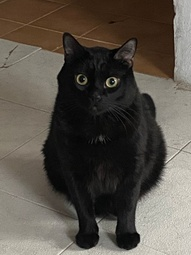
#> input picture Percepcion computacional/Actividad 1/Actividad 1/Moss.jpg, 191 x 255 px, shrunk from 602 x 803 before the run
$ jupyter execute 'Actividad 1.ipynb'
#> lines starting #> are read from the running program, lines starting #| are printed output that depends on the picture
Descripción del problema

Se eligió 3 imágenes, 2 gatos y un perro, de autoría personal, para implementar en esta solución. Bajo el esquema de grises se determino que el algoritmo que mejor podría tener un resultado positivo era la Ecualización del Histograma, el cual es una transformación que pretende obtener para una imagen un histograma con una distribución uniforme. Es decir, que exista el mismo número de píxeles para cada nivel de gris del histograma de una imagen monocroma para asi aumentar su contraste.

[cell 1]
import cv2
import numpy as np
import PIL
from PIL import Image
from matplotlib import pyplot as plt
from skimage import io

[cell 2]
y = np.zeros(256)
x = np.linspace(0,255,num=256,dtype = np.uint8)

def sacar_histograma(foto):
    ancho , alto , canales = foto.shape
    #recorre toda la imagen pixel por pixel
    for w in range(ancho):
        for h in range (alto):
            v = foto[w,h]
            #modificamos y[v] = y[v]+1;
            y[v] = y[v]+1

    plt.bar(x,y)
    plt.show()

[cell 3]
def histograma_ecualizado(foto):
    ancho , alto = foto.shape
    #recorre toda la imagen pixel por pixel
    for w in range(ancho):
        for h in range (alto):
            v = foto[w,h]
            y[v] = y[v]+1

    plt.bar(x,y)
    plt.show()

[cell 4]
def ecualizar(foto):

    #creamos un arreglo en cero con la forma de la foto
    foto_mejorada = np.zeros(foto.shape , foto.dtype)
    ancho , alto = foto.shape

    k =  255 / (ancho * alto)

    #el acumulador al momento de recorrer el histograma
    suma= 0

    for w in range(ancho):
        for h in range (alto):
            for s in range(foto[w,h]):
                suma = suma + y[s]
            foto_mejorada[w,h] = k*suma
            suma = 0

    return foto_mejorada

[cell 5]
#mconvertirmos y salvamos a Moss en escala de grises
moss =Image.open("Moss.jpg").convert('L')
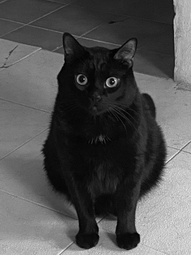
#> moss: PIL image 191x255 L; min 0, max 242, mean 82.7
moss.save('gray_Moss.jpg')

#volvemos a cargar a Moss , pero ya en gris.

moss = cv2.imread('gray_Moss.jpg')
#> moss: shape (255, 191, 3); min 0, max 248, mean 82.7
plt.title("El moss")
plt.imshow(moss)

[cell 6]
#Histograma de Moss
sacar_histograma(moss)
#> after the loop in sacar_histograma, `for w in range(ancho):`: y = 256 values, max 1145 at index 13, min 0 at index 225, mean 190.3

#mostramos a mi gato Moss
fmoss2 = plt.figure(2)
plmoss2=fmoss2.add_subplot(1,1,1)
plmoss2.imshow(moss)

[cell 7]
#ecualizacion de moss
l,a,b = cv2.split(moss)
moss_reloaded = ecualizar(l)
#> after the loop in ecualizar, `for w in range(ancho):`:
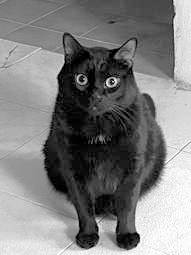
#> foto_mejorada: shape (255, 191); min 0, max 254, mean 126

#hacemos el histograma de moss con la nueva foto
#Histograma de Moss
histograma_ecualizado(moss_reloaded)
#> after the loop in histograma_ecualizado, `for w in range(ancho):`: y = 256 values, max 2090 at index 11, min 0 at index 255, mean 380.5
plt.imshow(moss_reloaded , cmap = plt.cm.gray)

[cell 8]
#mconvertirmos y salvamos a Nina en escala de grises
moss =Image.open("Nina.jpg").convert('L')
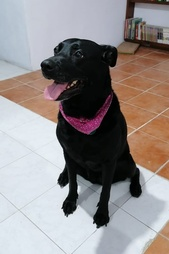
#> input picture Percepcion computacional/Actividad 1/Actividad 1/Nina.jpg, 169 x 254 px, shrunk from 532 x 798 before the run
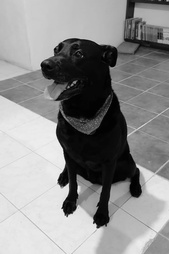
#> moss: PIL image 169x254 L; min 0, max 250, mean 140.9
moss.save('gray_Nina.jpg')

#volvemos a cargar a Nina , pero ya en gris.

nina = cv2.imread('gray_Nina.jpg')
#> nina: shape (254, 169, 3); min 0, max 255, mean 141
plt.title("La nina")
plt.imshow(nina)

[cell 9]
#Histograma de Nina
sacar_histograma(nina)

#mostramos a mi perra nina
fnina2 = plt.figure(2)
plnina2=fnina2.add_subplot(1,1,1)
plnina2.imshow(nina)

[cell 10]
#ecualizacion de nina
l,a,b = cv2.split(nina)
#> l: shape (254, 169)
nina_reloaded = ecualizar(l)
#> after the loop in ecualizar (call 2), `for w in range(ancho):`:
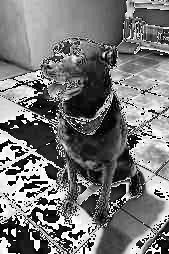
#> foto_mejorada: shape (254, 169); min 0, max 253, mean 119.4

#hacemos el histograma de moss con la nueva foto
#Histograma de Moss
histograma_ecualizado(nina_reloaded)
plt.imshow(nina_reloaded , cmap = plt.cm.gray)

[cell 11]
#mconvertirmos y salvamos a nilo en escala de grises
nilo =Image.open("Nilo.jpg").convert('L')
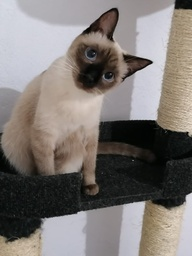
#> input picture Percepcion computacional/Actividad 1/Actividad 1/Nilo.jpg, 192 x 256 px, shrunk from 604 x 805 before the run
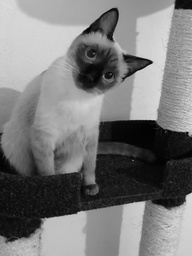
#> nilo: PIL image 192x256 L; min 1, max 223, mean 121.8
nilo.save('gray_Nilo.jpg')

#volvemos a cargar a Nilo , pero ya en gris.

nilo = cv2.imread('gray_Nilo.jpg')
#> nilo: shape (256, 192, 3); min 0, max 233, mean 121.8
plt.title("La nilo")
plt.imshow(nilo)

[cell 12]
#Histograma de Nilo
sacar_histograma(nilo)
#> after the loop in sacar_histograma (call 3), `for w in range(ancho):`: y = 256 values, max 3708 at index 16, min 2 at index 255, mean 907.9
#> in sacar_histograma (call 3), `plt.show()`:
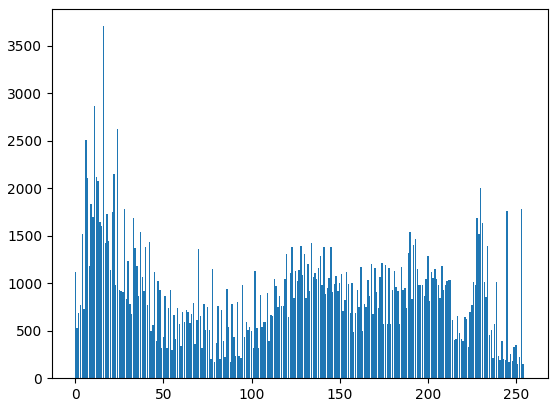
#> figure drawn by matplotlib, 1 panel; tallest bar 3708 high, from x = 15.6 to 16.4

#mostramos a mi gatita nilo
fnilo2 = plt.figure(2)
plnilo2=fnilo2.add_subplot(1,1,1)
plnilo2.imshow(nilo)

[cell 13]
#ecualizacion de nilo
l,a,b = cv2.split(nilo)
#> l: shape (256, 192)
nilo_reloaded = ecualizar(l)
#> after the loop in ecualizar (call 3), `for w in range(ancho):`:
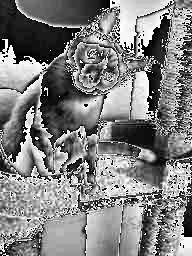
#> foto_mejorada: shape (256, 192); min 0, max 255, mean 129

#hacemos el histograma de Nilo con la nueva foto
#Histograma de Moss
histograma_ecualizado(nilo_reloaded)
#> after the loop in histograma_ecualizado (call 3), `for w in range(ancho):`: y = 256 values, max 4872 at index 16, min 175 at index 79, mean 1099.9
#> in histograma_ecualizado (call 3), `plt.show()`:
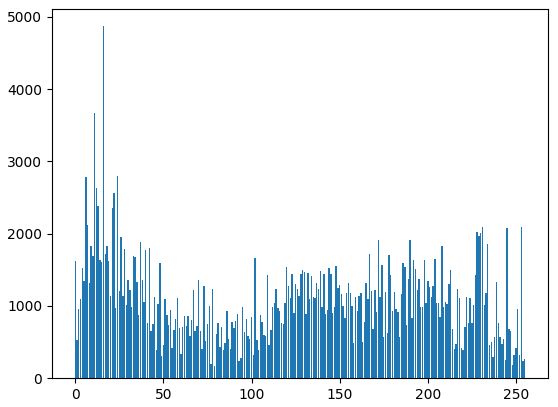
#> figure drawn by matplotlib, 1 panel; tallest bar 4872 high, from x = 15.6 to 16.4
plt.imshow(nilo_reloaded , cmap = plt.cm.gray)
